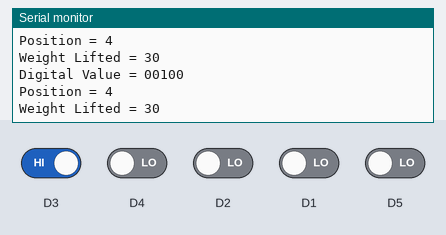
Simulated run of this sketch. Board: ESP8266 (NodeMCU). On the bench: the last lines printed to the serial monitor. Inputs (shaded band) come from the test bench; at power-on: D3 HIGH, D1, D2, D4, D5 LOW.

Above: at 1.8 s.
1.9 s: D3 driven LOW
At 2.4 s:
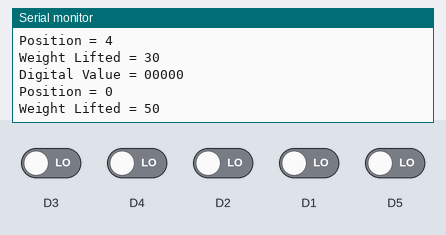
3.4 s: D4 driven HIGH
At 3.9 s:
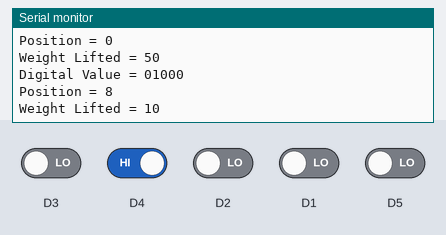
4.9 s: D2 driven HIGH
At 5.4 s:
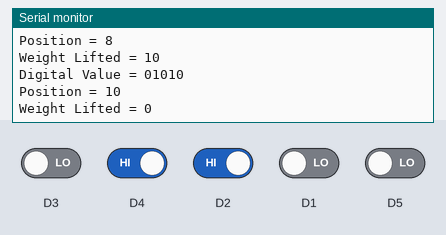
6.4 s: D1 driven HIGH
At 6.9 s:
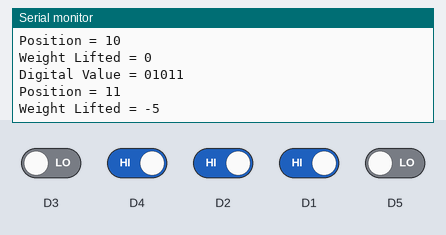
7.9 s: D5 driven HIGH
At 8.4 s:
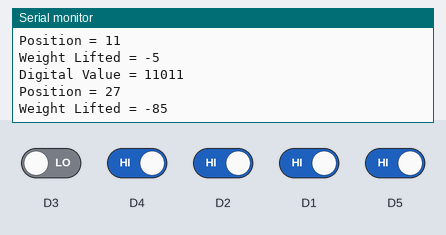
9.4 s: D3 driven HIGH
At 9.9 s:
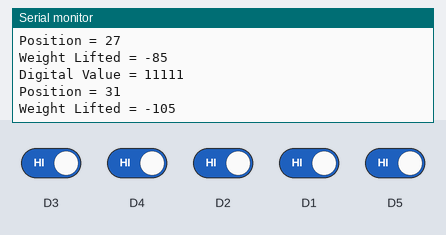
Timing chart, 0 to 11.9 s (numbered marks = the images above; inputs shaded):
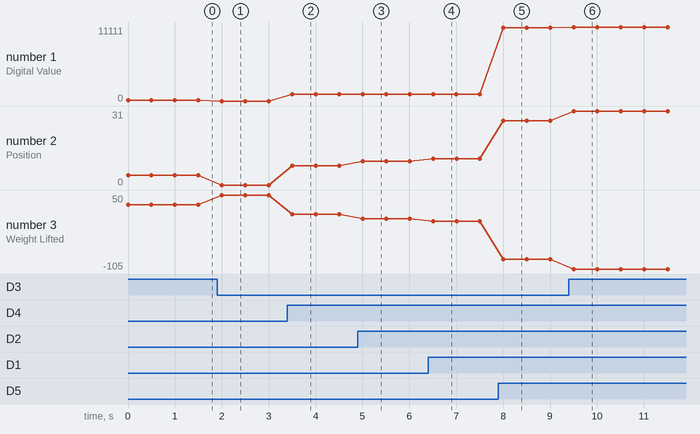

Measured:
- after the input at 1.9 s, the serial monitor: prints a new line after 0.10 s (image 1)
- after the input at 3.4 s, the serial monitor: prints a new line after 0.10 s (image 2)
- after the input at 4.9 s, the serial monitor: prints a new line after 0.10 s (image 3)
- after the input at 6.4 s, the serial monitor: prints a new line after 0.11 s (image 4)
- after the input at 7.9 s, the serial monitor: prints a new line after 0.11 s (image 5)
- after the input at 9.4 s, the serial monitor: prints a new line after 0.11 s (image 6)
- plotted number 1: 100 → 0 after the input at 1.9 s, 0 → 1000 after the input at 3.4 s, 1000 → 1010 after the input at 4.9 s, 1010 → 1011 after the input at 6.4 s, 1011 → 11011 after the input at 7.9 s
- plotted number 2: 4 → 0 after the input at 1.9 s, 0 → 8 after the input at 3.4 s, 10 → 11 after the input at 6.4 s, 11 → 27 after the input at 7.9 s, 27 → 31 after the input at 9.4 s

The sketch:

Five_Channel_TCRT.ino
```cpp
/* ______________________________________Connections______________________________________
5 Channel    NodeMCU
OUT1  -------> D4
OUT2  -------> D5
OUT3  -------> D7
OUT4  -------> D6
OUT5  -------> NC
GND   -------> GND
VCC   -------> 3.3V
*/

/* ______________________________________Macros______________________________________ */
#define N 10 //Total Number of weight slabs
#define w 5 //Weight of each slab
//Note: White = 1, Black = 0

/* ______________________________________Setup______________________________________ */
void setup() {
  Serial.begin(9600);
  pinMode(D1,INPUT);
  pinMode(D2,INPUT);
  pinMode(D3,INPUT);
  pinMode(D4,INPUT);
  pinMode(D5,INPUT);
}

/* ______________________________________Loop______________________________________ */
void loop() {
  int Bin0 = digitalRead(D1);
  int Bin1 = digitalRead(D2);
  int Bin2 = digitalRead(D3);
  int Bin3 = digitalRead(D4);
  int Bin4 = digitalRead(D5);
  int Position = ToDecimal(Bin0, Bin1, Bin2, Bin3, Bin4); //Position of the pin is the decimal equivalent of the received values
  int Weight_Lifted = (N - Position)*w;
  /*Formula
  * Weight Lifted = (Total Number of Slabs - Position of Pin)*(Weight of each Slab)
  */
  Serial.print("Digital Value = ");
  Serial.print(Bin4);
  Serial.print(Bin3);
  Serial.print(Bin2);
  Serial.print(Bin1);
  Serial.println(Bin0);
  Serial.print("Position = "); Serial.println(Position);
  Serial.print("Weight Lifted = "); Serial.println(Weight_Lifted);

  delay(500); // delay in between reads for stability
}


int ToDecimal(int x0,int x1, int x2, int x3, int x4)
{
  int Sum = 0;
  if (x0)
    Sum += 1;
  if (x1)
    Sum += 2;
  if (x2)
    Sum += 4;
  if (x3)
    Sum += 8;
  if (x4)
    Sum += 16;
  return(Sum);
}
```
